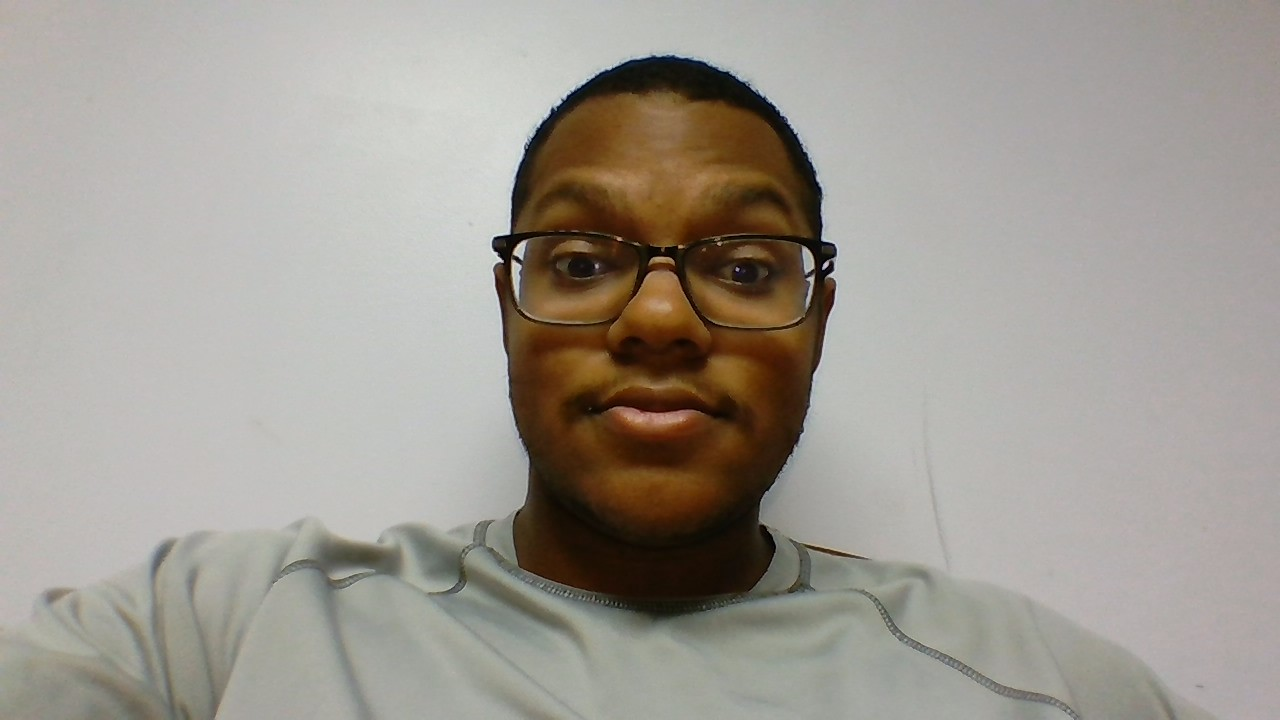
#> input picture Experimentals/Facial_recognition/DC.jpg, 1280 x 720 px, given in place of the camera
$ python Person_reworked.py
#> lines starting #> are read from the running program, lines starting #| are printed output that depends on the picture; after the words box and inside, x2 and y2 are one past the last pixel; in counts of white or black regions, pixels touching at a corner belong together
import cv2
import numpy as np

class Rect:
    """ A class to manage the rectangle attributes of a bounding box. """
    def __init__(self):
        self.x = None
        self.y = None
        self.w = None
        self.h = None
        self.ex = None  # End x (x + width)
        self.ey = None  # End y (y + height)
        self.cx = None  # Center x
        self.cy = None  # Center y

    def overlap(self, box: 'Rect') -> tuple[bool, float]:
        """ Calculate if there's an overlap with another box based on distance. """
        deltax = self.cx - box.cx
        deltay = self.cy - box.cy
        dist = (deltax ** 2) + (deltay ** 2)
        return (dist < (self.w * box.w)), dist

    def set(self, bbox_tuple: tuple[int, int, int, int]):
        """ Update rectangle coordinates and derived metrics. """
        (self.x, self.y, self.w, self.h) = bbox_tuple
        self.ex = self.x + self.w
        self.ey = self.y + self.h
        self.cx = self.x + (self.w/2)
        self.cy = self.y + (self.h/2)

class Person:
    def __init__(self, tracker_type='KCF'):
        # Select the type of tracker
        self.tracker_types = {
            'CSRT': cv2.TrackerCSRT_create,
            'KCF': cv2.TrackerKCF_create
        }
        self.recentPair=False
        self.tracker = self.tracker_types[tracker_type]()
        self.bbox = None
        self.rect=Rect()
        self.confidence=2
        self.tracking=True

    def init(self, frame, bbox):
        self.bbox = bbox
        self.rect.set(bbox)
        self.tracker=cv2.TrackerKCF_create()
        self.tracker.init(frame, bbox)
        self.roi = cv2.resize(frame[self.rect.y:self.rect.ey, self.rect.x:self.rect.ex], (100, 200))  # The resized face image
        self.tracking=True
        self.confidence=2
    def update(self, frame):
        self.recentPair=False
        try:
            success, bbox = self.tracker.update(frame)
            if success:
                self.bbox = bbox
                self.rect.set(bbox)
                self.roi = cv2.resize(frame[self.rect.y:self.rect.ey, self.rect.x:self.rect.ex], (100, 200))
            else:
                self.tracking=False
            return success, bbox
        except:
            print(frame.shape)
            return False,bbox
    def unpair(self):
        self.confidence=self.confidence-1
        if self.confidence<=0:
            return True
        else:
            return False
    def get_image(self):
        return self.roi

def draw_boxes(frame, boxes):
    for box in boxes:
        (x, y, w, h) = [int(v) for v in box]
        cv2.rectangle(frame, (x, y), (x+w, y+h), (0, 255, 0), 2)
face_cascade = cv2.CascadeClassifier(cv2.data.haarcascades + 'haarcascade_frontalface_default.xml')
cap = cv2.VideoCapture(0)

persons = []
frame_idx = 0
face_detection_interval = 30  # Detect faces every 10 frames
box=Rect()
while True:
    ret, frame = cap.read()
#> frame is the input picture: shape (720, 1280, 3); mean B, G, R 146.9, 154.8, 160
    if not ret:
        break
    bottom_panel = np.zeros((200, frame.shape[1], 3), dtype="uint8")

    if frame_idx % face_detection_interval == 0:
         # Convert frame to grayscale
        gray = cv2.cvtColor(frame, cv2.COLOR_BGR2GRAY)
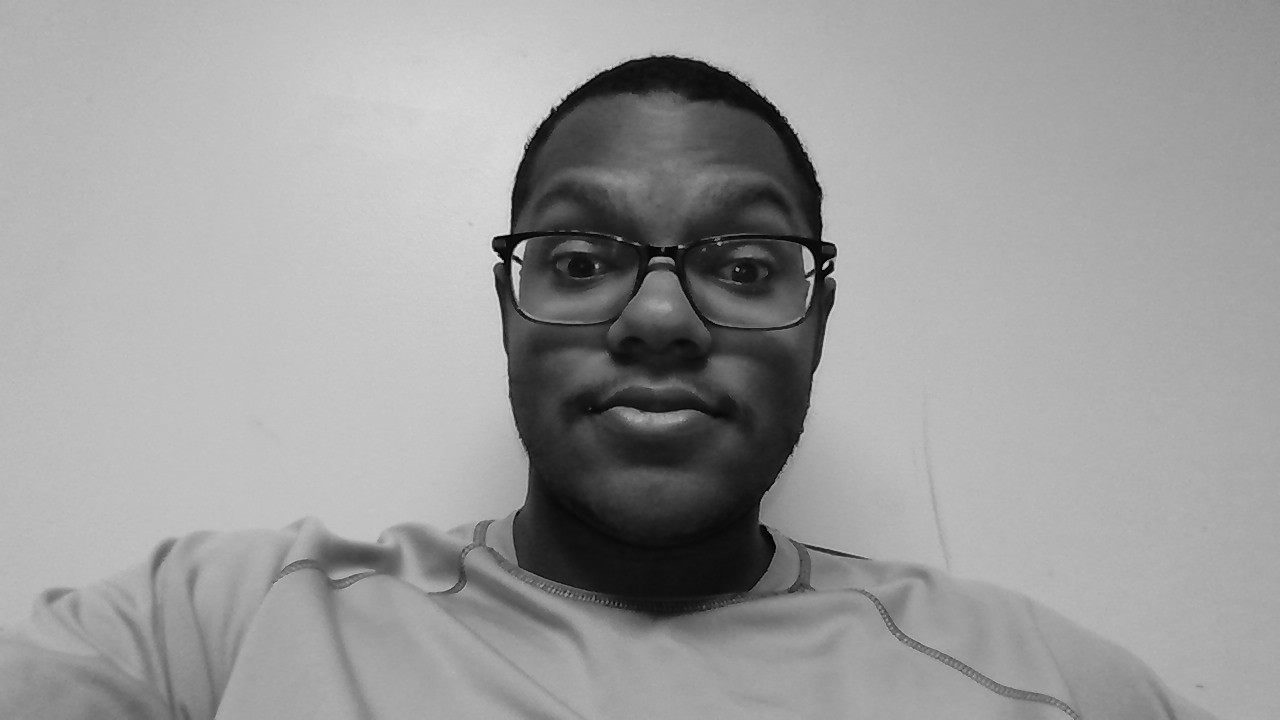
#> gray: shape (720, 1280); min 0, max 236, mean 155.5

        # Resize the frame for faster detection (scale down)
        scale_factor = 0.75  # Example scale factor
        small_gray = cv2.resize(gray, None, fx=scale_factor, fy=scale_factor)

        # Detect faces on the smaller image
        faces = face_cascade.detectMultiScale(small_gray, 1.1, 4, minSize=(30, 30))
#> faces = [[355, 79, 289, 289]]

        # Adjust detection coordinates to match the original frame size
        faces = [(int(x / scale_factor), int(y / scale_factor), int(w / scale_factor), int(h / scale_factor)) for (x, y, w, h) in faces]
#> faces = [(473, 105, 385, 385)]

        for (x, y, w, h) in faces:

            cv2.rectangle(frame,(x,y),(x+w,y+h),(255,0,0),2)
            new_face = (x, y, w, h)
            box.set(new_face)
            matched=False
            # Check for overlap with existing faces
            for person in persons[:]:
                if matched:
                    if person.rect.overlap(box)[0]:
                        print("deleting")
                        persons.remove(person)
                else:
                    matched,dist=person.rect.overlap(box)
                    if matched:
                        person.rect.set( new_face)
                        person.recentPair=True
                        if dist>100000:
                            person.init(frame, new_face)
            # print(matched)
            if not matched:
                new_person = Person(tracker_type='CSRT')
                new_person.init(frame, new_face)
                persons.append(new_person)
#> this loop made 1 pass
#> (x, y, w, h) on pass 1: (473, 105, 385, 385)
#> pass 1, in init, `self.roi = cv2.resize(frame[self.rect.y:self.rect.ey, self.rect.x:self..`:
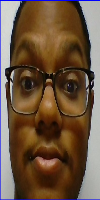
#> self.roi: shape (200, 100, 3); mean B, G, R 63.8, 84.9, 108.5
#> after the loop:
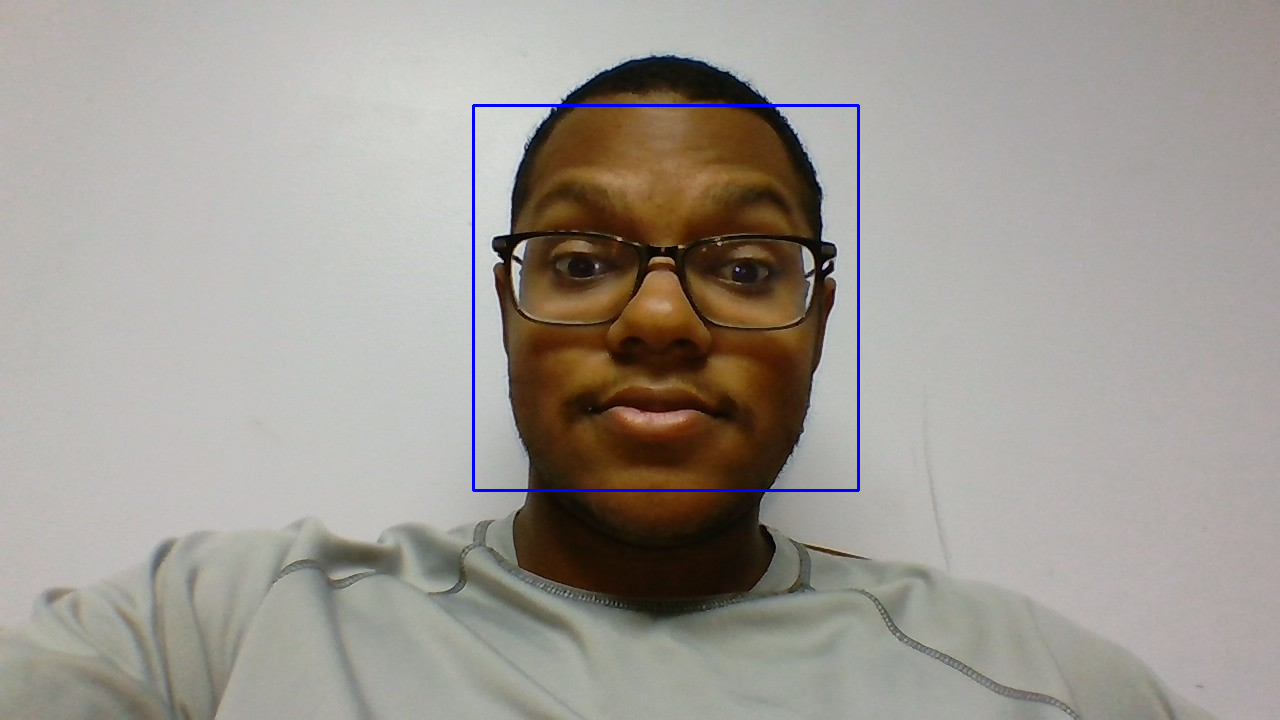
#> frame: shape (720, 1280, 3); 0.5% of pixels changed, all inside (x1, y1, x2, y2) = (472, 104, 860, 492)
#> after the loop, persons = 1 item
        # print("escape")

    ## Update all trackers and remove the ones that have failed
    persons[:] = [person for person in persons if person.update(frame)[0] or not person.unpair()]
#> in update, `success, bbox = self.tracker.update(frame)`: success = True; bbox = (473, 105, 385, 385)

    # Draw bounding boxes for all tracked persons
    draw_boxes(frame, [person.bbox for person in persons if person.bbox is not None])
#> after the loop in draw_boxes, `for box in boxes:`:
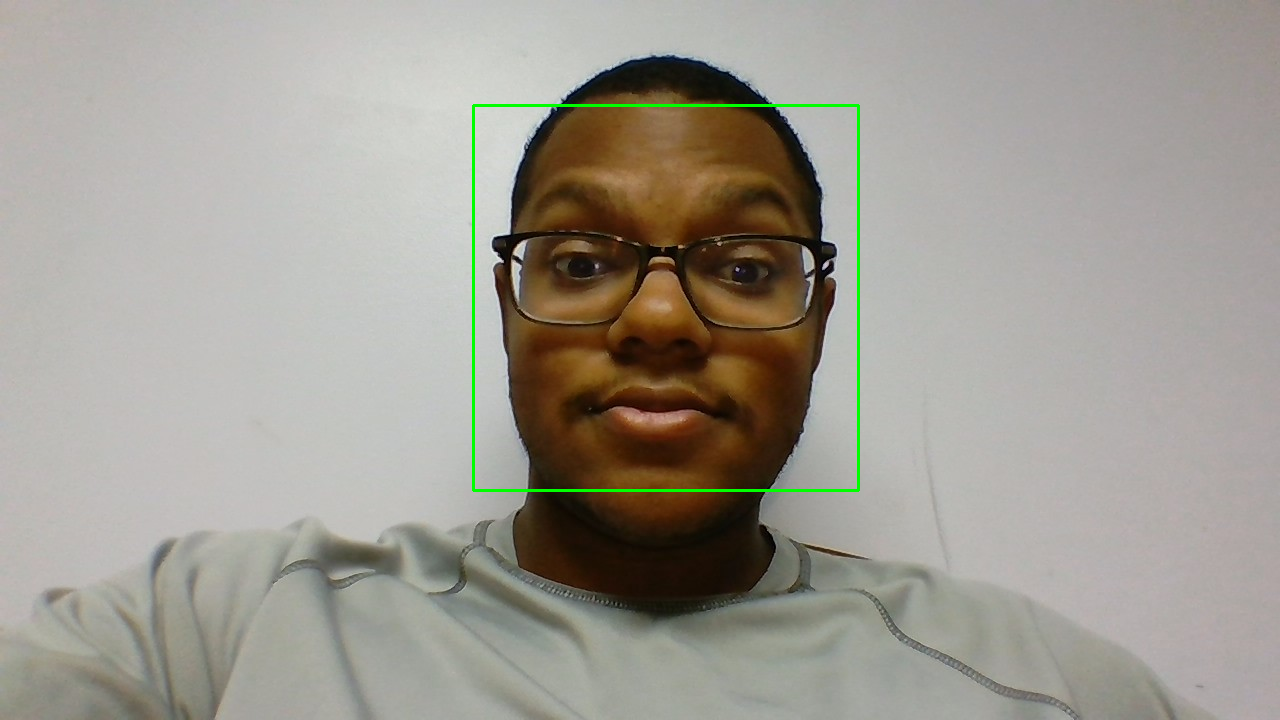
#> frame: shape (720, 1280, 3); 0.5% of pixels changed, all inside (x1, y1, x2, y2) = (472, 104, 860, 492)

    # Increment frame index
    frame_idx += 1

    # Process face images to display at the bottom panel
    max_faces = frame.shape[1] // 100
#> max_faces = 12
    for i, person in enumerate(persons[:max_faces]):
        bottom_panel[:, i * 100:(i + 1) * 100] = person.get_image()
#> this loop made 1 pass
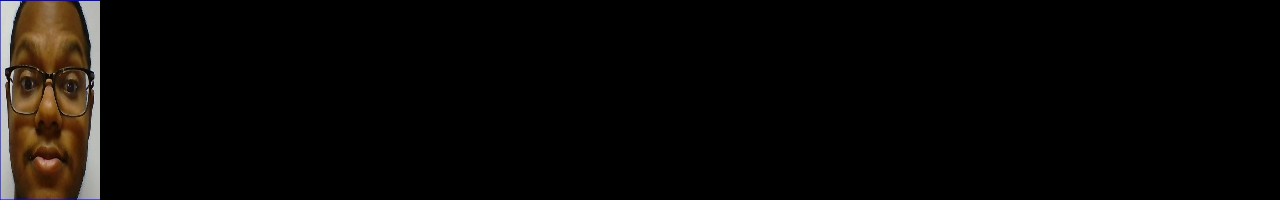
#> bottom_panel: shape (200, 1280, 3); mean of channels 0, 1, 2 5, 6.6, 8.5; drawn as B, G, R

    # Stack the main frame and the bottom panel
    frame = np.vstack((frame, bottom_panel))
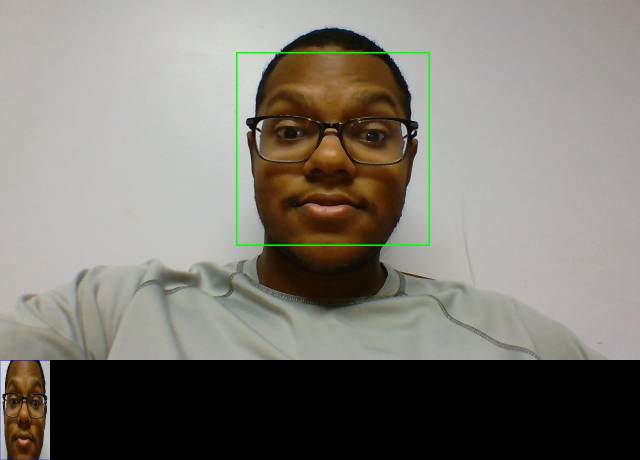
#> frame: shape (920, 1280, 3) (shown at 1/2 size); mean B, G, R 115.5, 123, 126.5

    # Display the frame
    cv2.imshow("My Face Detection Project", frame)

    # Break the loop if 'q' is pressed
    if cv2.waitKey(1) & 0xFF == ord('q'):
#> (key q is pressed here)
        break
# Release resources
cap.release()
cv2.destroyAllWindows()
